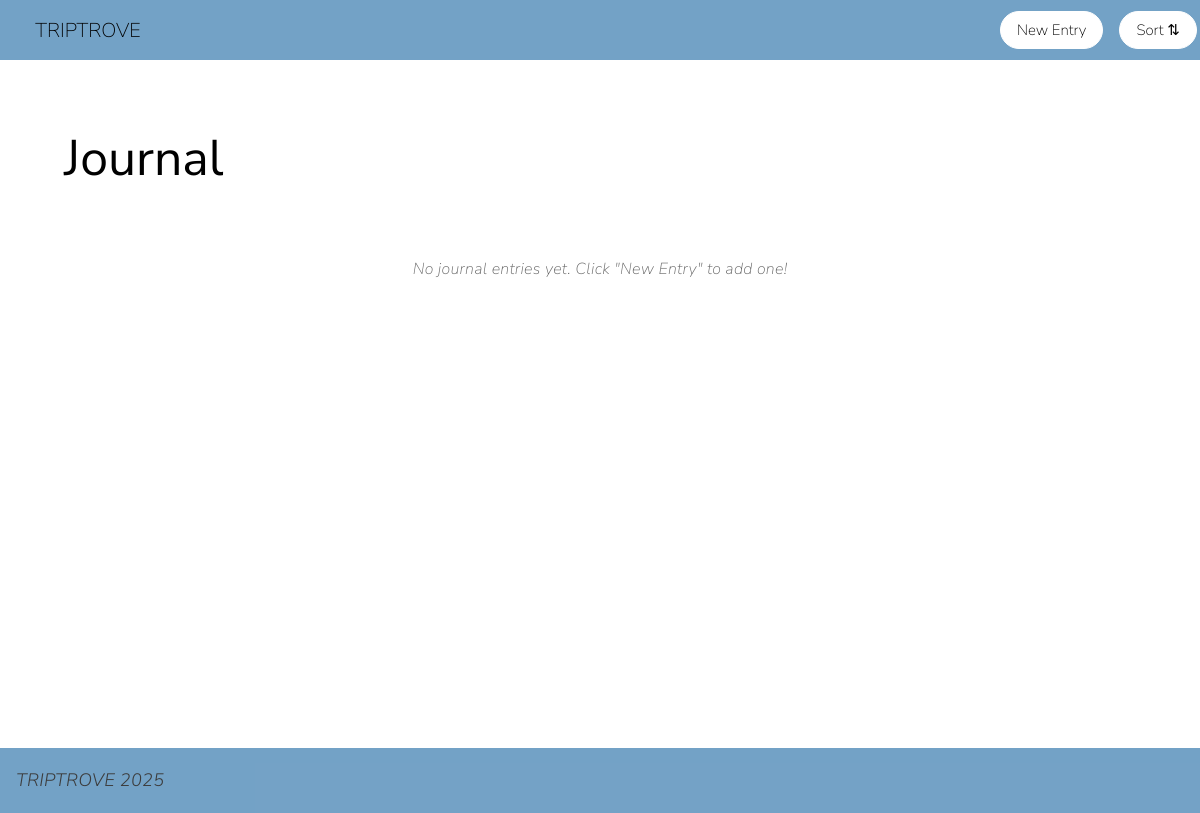
The app's page /journal/24, older data.
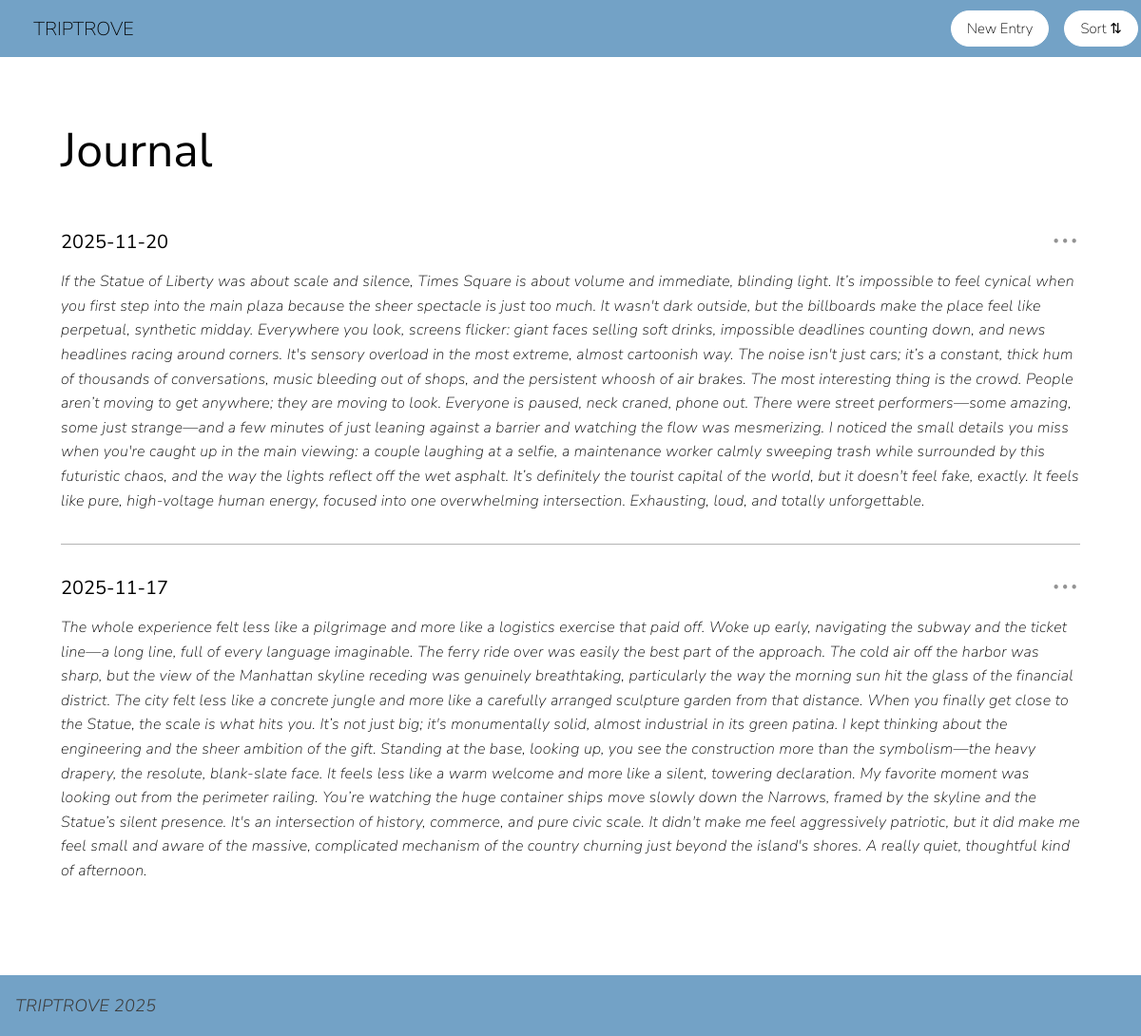
The same page, newer data.
### tables this page shows
CREATE TABLE Journal (
            journal_id INTEGER PRIMARY KEY AUTOINCREMENT,
            entry_date TEXT NOT NULL,
            journal_entry TEXT NOT NULL,
            trip_id INTEGER NOT NULL,
            FOREIGN KEY(trip_id) REFERENCES Trips(trip_id) ON DELETE CASCADE
        );

### app.py (the view, shortened to what this page needs)
@app.route('/journal/<int:trip_id>', methods=['GET', 'POST'])
def journal(trip_id):
    conn = sqlite3.connect('part_a.db')
    conn.row_factory = sqlite3.Row
    cursor = conn.cursor()
    sort_by = request.args.get('sort', 'date_desc')
    if sort_by == 'date_asc':
        order_clause = 'ORDER BY entry_date ASC'
    elif sort_by == 'date_desc':
        order_clause = 'ORDER BY entry_date DESC'
    elif sort_by == 'id_asc':
        order_clause = 'ORDER BY journal_id ASC'
    elif sort_by == 'id_desc':
        order_clause = 'ORDER BY journal_id DESC'
    else:
        order_clause = 'ORDER BY entry_date DESC'
    cursor.execute('SELECT * FROM Trips WHERE trip_id = ?', (trip_id,))
    trip = cursor.fetchone()
    query = f'SELECT entry_date, journal_entry, journal_id FROM Journal WHERE trip_id = ? {order_clause}'
    cursor.execute(query, (trip_id,))
    entries = cursor.fetchall()
    conn.close()
    return render_template('journal.html', entries=entries, trip=trip, trip_id=trip_id)

### templates/journal.html (shortened to what this page needs)
{% extends "base.html" %}
{% block head %}
<header>
    <h1>
        <a href="/">TRIPTROVE</a>
    </h1>
    <nav>
        <a href="/journal/add/{{ trip_id }}" class="new-entry-btn">New Entry</a>
        <a href="#" class="sort-btn">Sort ⇅</a>
    </nav>
</header>
{% endblock %}
{% block body %}
<div class="journal-full-container">
    <h2 class="journal-title">Journal</h2>
    {% if entries %}
    <div class="journal-entries-full">
        {% for entry in entries %}
        <div class="journal-entry" data-entry-id="{{ entry[2] }}">
            <div class="entry-header">
                <h3 class="entry-date view-mode">{{ entry[0] }}</h3>
                <div style="position: relative;">
                    <span class="entry-menu" data-entry-id="{{ entry[2] }}">•••</span>
                </div>
            </div>
            <p class="entry-text view-mode">{{ entry[1] }}</p>
        </div>
        {% if not loop.last %}
        <hr class="entry-divider">
        {% endif %}
        {% endfor %}
    </div>
    {% else %}
    <p class="no-entries">No journal entries yet. Click "New Entry" to add one!</p>
    {% endif %}
</div>
{% endblock %}
{% block footer %}
<p>TRIPTROVE 2025</p>
{% endblock %}

### templates/base.html (shortened to what this page needs)
<!DOCTYPE html>
<html lang="en">
<head>
   <link rel="stylesheet" href="{{ url_for('static', filename='style.css') }}">
   {% block head %}
   {% endblock %}
</head>
<body>
   {% block body %}
   {% endblock %}
</body>
<footer>
{% block footer %}
{% endblock %}
</footer>
</html>

### static/style.css (style rules this page uses)
h1, h1 a { font-family: 'Nunito Sans', sans-serif; font-size: 20px; font-weight: lighter; color: rgb(1,1,1); padding: 0; padding-left: 1rem; border: none; background-color: transparent; border-radius: 0; text-decoration: none; }
h2 { font-family: 'Nunito Sans', sans-serif; font-size: 50px; font-weight: normal; color: rgb(0, 0, 0); padding-left: 2rem; }
h3 { font-family: 'Nunito Sans', sans-serif; font-size: 20px; font-weight: normal; color: rgb(0, 0, 0); padding: 0.5rem 0.5rem; padding-left: 3rem; padding-right: 3rem; border-radius: 10px; display: inline-block; }
p { font-family: 'Nunito Sans', sans-serif; font-size: 18px; font-weight: 300; font-style: italic; color: rgb(60, 60, 60); margin-left: 1rem; line-height: 1.6; letter-spacing: 0.3px; }
body { margin: 0; padding: 0; min-height: 100vh; display: flex; flex-direction: column; }
header { display: flex; justify-content: space-between; align-items: center; background-color: rgba(46, 116, 170, 0.667); padding: 0.2rem; }
nav { display: flex; gap: 1rem; position: relative; }
nav a { font-family: 'Nunito Sans', sans-serif; font-size: 15px; font-weight: lighter; color: rgb(1,1,1); text-decoration: none; padding: 0.5rem 0.5rem; padding-left: 1rem; padding-right: 1rem; border: 1px solid rgb(255, 255, 255); background-color: rgb(255, 255, 255); border-radius: 25px; display: inline-block; }
footer { display: flex; justify-content: space-between; background-color: rgba(46, 116, 170, 0.667); text-align: center; padding: 0.001rem; margin-top: auto; }
.journal-full-container { margin: 2rem 4rem; padding: 2rem 0; min-height: 70vh; position: relative; }
.journal-title { font-family: 'Nunito Sans', sans-serif; font-size: 50px; font-weight: normal; color: rgb(0, 0, 0); padding: 0; margin: 0 0 3rem 0; }
.journal-entries-full { margin-top: 2rem; }
.journal-entry { margin-bottom: 2rem; }
.entry-header { display: flex; justify-content: space-between; align-items: center; margin-bottom: 1rem; }
.entry-date { font-family: 'Nunito Sans', sans-serif; font-size: 20px; font-weight: normal; color: rgb(0, 0, 0); margin: 0; padding: 0; }
.entry-menu { font-size: 18px; color: rgb(147, 147, 147); cursor: pointer; letter-spacing: 0.2rem; user-select: none; }
.entry-text { font-family: 'Nunito Sans', sans-serif; font-size: 16px; font-weight: lighter; color: rgb(1, 1, 1); line-height: 1.6; margin: 0; padding: 0; }
.entry-divider { border: none; border-top: 1px solid rgb(180, 180, 180); margin: 2rem 0; }

Row changes from the older to the newer data that the page shows:
added Journal: entry_date "2025-11-20", journal_entry "If the Statue of Liberty was about scale and silence, Times Square is about volume and immediate, blinding light. It’s impossible to feel cynical when you first step into the main plaza because the sheer spectacle is just too much. It wasn't dark outside, but the billboards make the place feel like perpetual, synthetic midday. Everywhere you look, screens flicker: giant faces selling soft drinks, impossible deadlines counting down, and news headlines racing around corners. It's sensory overload in the most extreme, almost cartoonish way. The noise isn't just cars; it’s a constant, thick hum of thousands of conversations, music bleeding out of shops, and the persistent whoosh of air brakes.…"
added Journal: entry_date "2025-11-17", journal_entry "The whole experience felt less like a pilgrimage and more like a logistics exercise that paid off. Woke up early, navigating the subway and the ticket line—a long line, full of every language imaginable. The ferry ride over was easily the best part of the approach. The cold air off the harbor was sharp, but the view of the Manhattan skyline receding was genuinely breathtaking, particularly the way the morning sun hit the glass of the financial district. The city felt less like a concrete jungle and more like a carefully arranged sculpture garden from that distance. When you finally get close to the Statue, the scale is what hits you. It’s not just big; it's monumentally solid, almost…"
Text that changed along with them:
text no longer shown: "No journal entries yet. Click \"New Entry\" to add one!"
